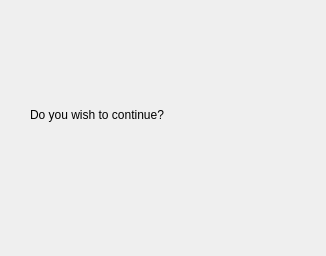
<?xml version="1.0" encoding="UTF-8"?>
<ui version="4.0">
 <class>PromptDialog</class>
 <widget class="QDialog" name="PromptDialog">
  <property name="geometry">
   <rect>
    <x>0</x>
    <y>0</y>
    <width>326</width>
    <height>256</height>
   </rect>
  </property>
  <property name="windowTitle">
   <string>Dialog</string>
  </property>
  <property name="styleSheet">
   <string notr="true">border-image: url(:/images/dialog-yn.png);
background-image:url(:/images/empty.png);</string>
  </property>
  <widget class="QPushButton" name="btn_no">
   <property name="geometry">
    <rect>
     <x>130</x>
     <y>190</y>
     <width>80</width>
     <height>40</height>
    </rect>
   </property>
   <property name="styleSheet">
    <string notr="true">background-image:url(:/images/empty.png);border-image:url(:/images/empty.png);</string>
   </property>
   <property name="text">
    <string/>
   </property>
   <property name="flat">
    <bool>true</bool>
   </property>
  </widget>
  <widget class="QPushButton" name="btn_yes">
   <property name="geometry">
    <rect>
     <x>220</x>
     <y>190</y>
     <width>80</width>
     <height>40</height>
    </rect>
   </property>
   <property name="styleSheet">
    <string notr="true">background-image:url(:/images/empty.png);border-image:url(:/images/empty.png);</string>
   </property>
   <property name="text">
    <string/>
   </property>
   <property name="flat">
    <bool>true</bool>
   </property>
  </widget>
  <widget class="QLabel" name="label">
   <property name="geometry">
    <rect>
     <x>30</x>
     <y>30</y>
     <width>250</width>
     <height>71</height>
    </rect>
   </property>
   <property name="font">
    <font>
     <pointsize>14</pointsize>
    </font>
   </property>
   <property name="styleSheet">
    <string notr="true">background-image:url(:/images/empty.png);border-image:url(:/images/empty.png);</string>
   </property>
   <property name="text">
    <string/>
   </property>
   <property name="wordWrap">
    <bool>true</bool>
   </property>
  </widget>
  <widget class="QLabel" name="label_2">
   <property name="geometry">
    <rect>
     <x>30</x>
     <y>100</y>
     <width>325</width>
     <height>30</height>
    </rect>
   </property>
   <property name="styleSheet">
    <string notr="true">background-image:url(:/images/empty.png);border-image:url(:/images/empty.png);</string>
   </property>
   <property name="text">
    <string>Do you wish to continue?</string>
   </property>
  </widget>
 </widget>
 <resources/>
 <connections/>
</ui>
